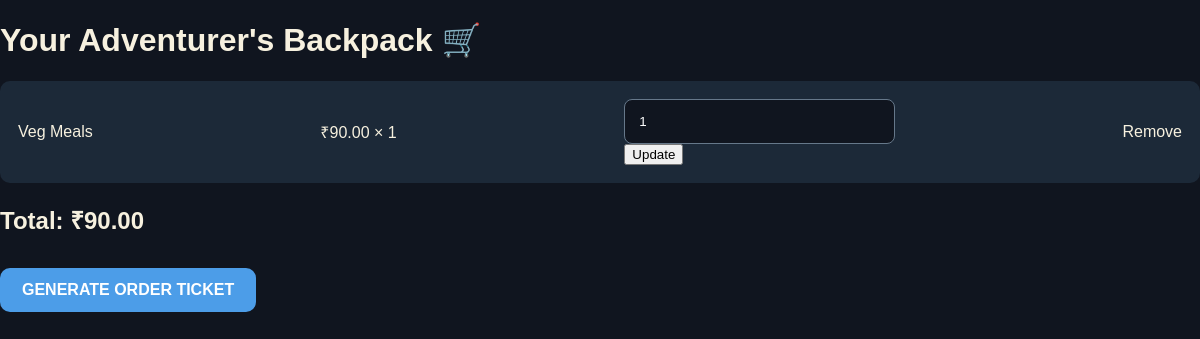
The app's page /cart/ (signed in), older data.
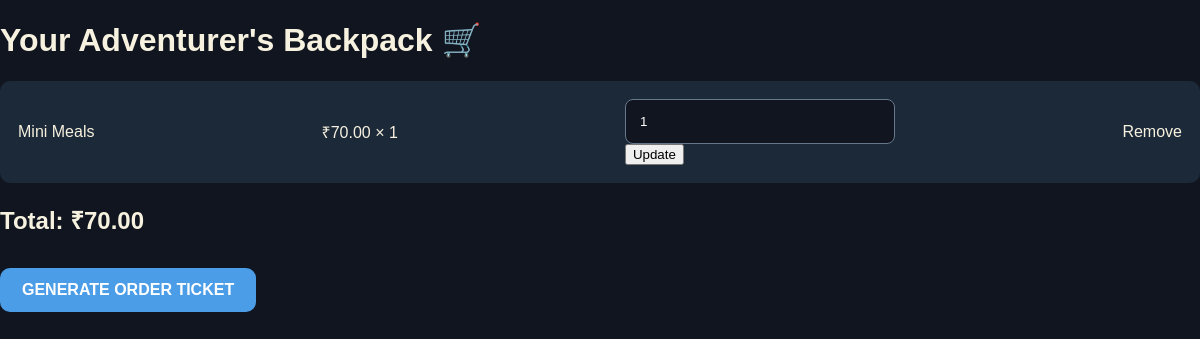
The same page, newer data.
### core/models.py (models this page shows, shortened)
class CartItem(models.Model):
    cart = models.ForeignKey(
        Cart,
        on_delete=models.CASCADE,
        related_name="items"
    )
    product = models.ForeignKey(Product, on_delete=models.CASCADE)
    quantity = models.PositiveIntegerField(default=1)
    class Meta:
        unique_together = ("cart", "product")
    @property
    def total_price(self):
        return self.product.price * self.quantity

class Product(models.Model):
    category = models.ForeignKey(
        Category,
        on_delete=models.CASCADE,
        related_name="products",
    )
    name = models.CharField(max_length=100)
    slug = models.SlugField(unique=True)
    description = models.TextField()
    price = models.DecimalField(max_digits=10, decimal_places=2)
    image = models.ImageField(upload_to="products/")
    is_veg = models.BooleanField(default=True)
    preparation_time = models.IntegerField(default=10)
    calories = models.IntegerField(default=0)
    weekly_purchased_count = models.IntegerField(default=0)
    rating = models.FloatField(default=4.5)
    is_popular = models.BooleanField(default=False)
    is_available = models.BooleanField(default=True)

### core/views.py (the view)
# urls.py: path("cart/", views.cart, name="cart"),
@login_required
def cart(request):
    cart, created = Cart.objects.get_or_create(user=request.user)
    items = cart.items.all()
    total = sum(item.total_price for item in items)
    return render(
        request,
        "cart.html",
        {
            "cart": cart,
            "items": items,
            "total": total,
        },
    )

### templates/cart.html (shortened to what this page needs)
{% extends 'base.html' %}
{% block content %}
<h1>Your Adventurer's Backpack 🛒</h1>
{% for item in items %}
<div class="cart-row">
    <span>{{ item.product.name }}</span>
    <span>₹{{ item.product.price }} × {{ item.quantity }}</span>
    <form method="post" action="{% url 'update_cart' item.id %}">
        <input type="number" name="quantity" min="1" value="{{ item.quantity }}">
        <button>Update</button>
    </form>
    <a href="{% url 'remove_from_cart' item.id %}">Remove</a>
</div>
{% empty %}
<p>Your cart is empty.</p>
{% endfor %}
<h2>Total: ₹{{ total }}</h2>
{% if items %}
<a class="btn secondary" href="{% url 'checkout' %}">GENERATE ORDER TICKET</a>
{% endif %}
{% endblock %}

Row changes from the older to the newer data that the page shows:
removed CartItem: product.name "Veg Meals", product.price "90.00", quantity "1"
added CartItem: product.name "Mini Meals", product.price "70.00", quantity "1"
Text that changed along with them:
{{ total }}: "90.00" → "70.00"
